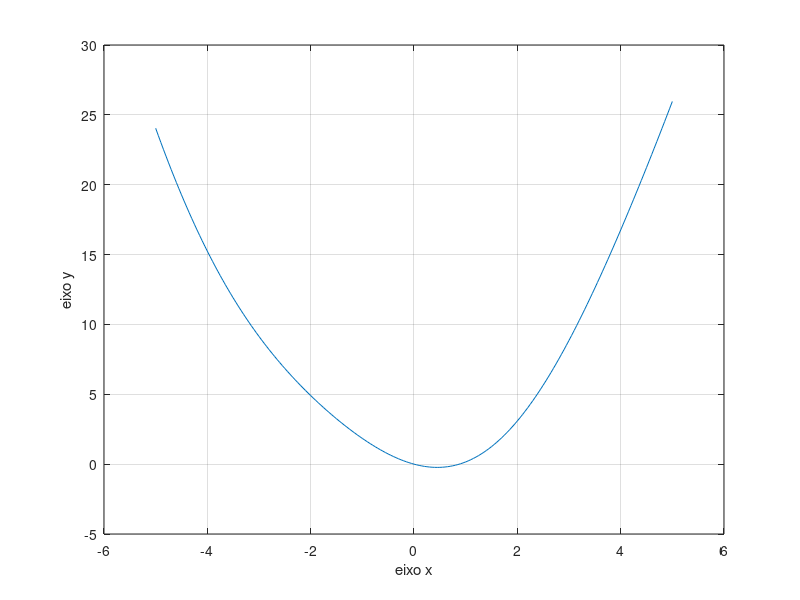

This figure's MATLAB source:
clc
clear all

x = [-5:0.05:5];
y = x.^2 - sin(x);

plot(x,y)
xlabel('eixo x')
ylabel('eixo y')
grid;

clc
clear all
format longG

x(1) = 0.5;

for i = 1:10,
   % x(i+1) = x(i) - ( (x(i).^2 - sin(x(i)) )/ ( 2*(x(i)) - cos(x(i)) ) );
    x(i+1) = sqrt(sin(x(i)));
    
end

x'